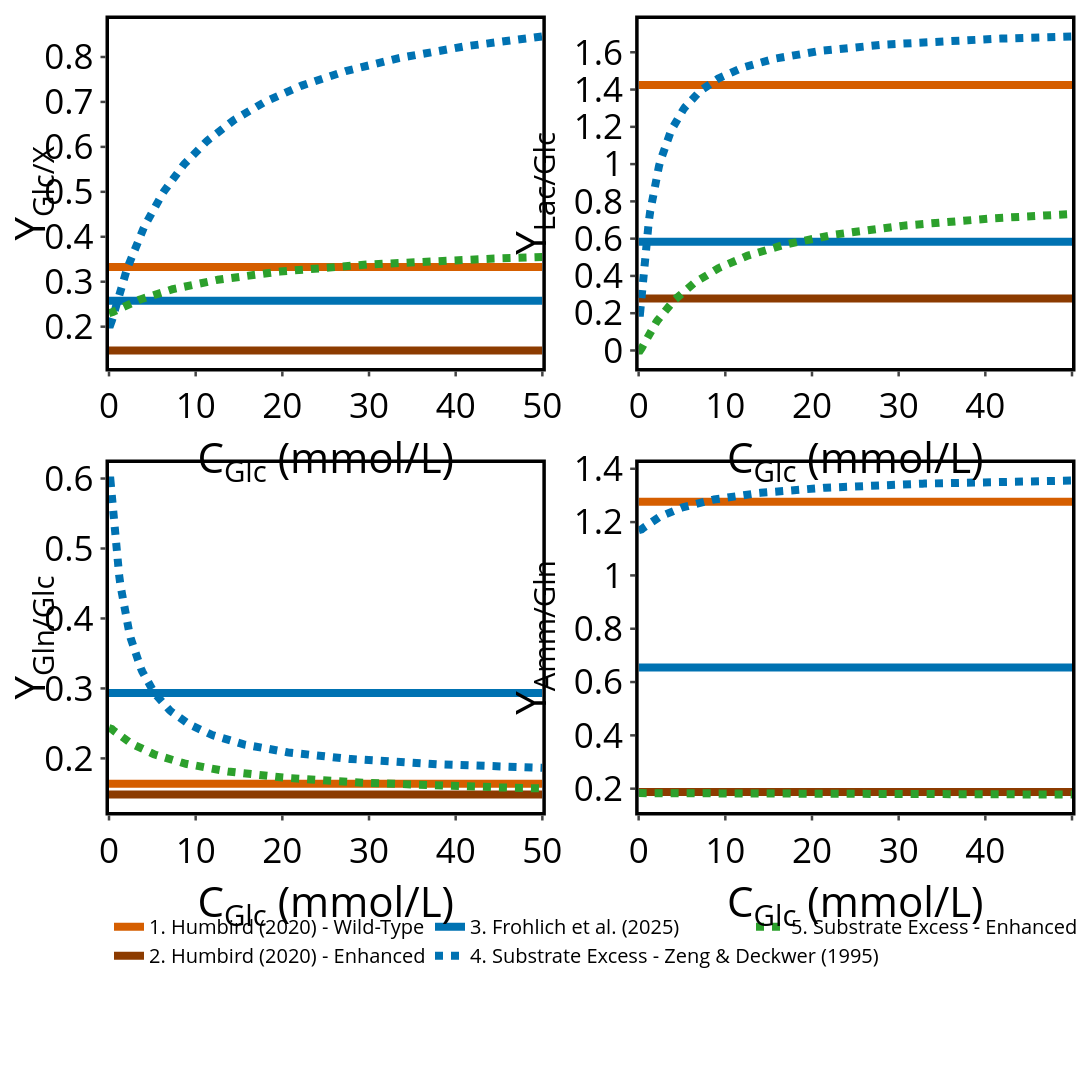

Write notebook code for a chart like this one.
### Markdown cell above
# Publication Figure: Stoichiometric Profile derived from excess kinetics
Figure showing the dependency of stoichiometric yield coefficients as function of the glucose and glutamine concentration.

### Code cell
import sys
from pathlib import Path

import numpy as np
import plotly.graph_objects as go
from plotly.subplots import make_subplots

# Add package source path
repo_root = Path.cwd().parent
src_path = repo_root / "animakinetica" / "src"
if str(src_path) not in sys.path:
    sys.path.insert(0, str(src_path))

from animakinetica.core.parameters import SimulationParameters
from animakinetica.models.kinetics import Kinetics, create_kinetic_model
from animakinetica.models.stoichiometry import StoichiometricModel, StoichiometryMode

# --- Fixed conditions ---
C_Gln_fixed = 1.0  # mmol/L
C_Glc_range = np.linspace(0.0, 50.0, 300)

# --- Parameter sets ---
# GFI stoichiometry
params_gfi = SimulationParameters.load_parameters([
    "base_parameters",
    "stoichiometry/anab_GFI",
    "stoichiometry/cata_GFI",
    "cell_properties/cell_GFI",
])

# Humbird normal stoichiometry
params_humbird_normal = SimulationParameters.load_parameters([
    "base_parameters",
    "stoichiometry/anab_Humbird_cell",
    "stoichiometry/cata_Humbird_wildtype",
    "cell_properties/cell_Humbird",
])

# Humbird enhanced stoichiometry
params_humbird_enhanced = SimulationParameters.load_parameters([
    "base_parameters",
    "stoichiometry/anab_Humbird_cell",
    "stoichiometry/cata_Humbird_enhanced",
    "cell_properties/cell_Humbird",
])

# Excess kinetics (normal)
params_exc_normal = SimulationParameters.load_parameters([
    "base_parameters",
    "excess_kinetics/excess_kinetics_batch",
    "stoichiometry/anab_GFI",
    "cell_properties/cell_GFI",
])

# Excess kinetics (adjusted)
params_exc_adjusted = SimulationParameters.load_parameters([
    "base_parameters",
    "excess_kinetics/excess_kinetics_adjusted",
    "stoichiometry/anab_GFI",
    "cell_properties/cell_GFI",
])

# Use GFI mu_max as reference for plotting condition
mu_max = float(params_gfi.cell_properties.mu_max)
mu_fixed = 0.8 * mu_max

# --- Build stoichiometric models ---
# Constant + Dynamic for each stoichiometric family
stoich_sets = {
    "GFI": params_gfi,
    "Humbird normal": params_humbird_normal,
    "Humbird enhanced": params_humbird_enhanced,
}

constant_yields = {}
dynamic_yields = {}
for set_name, params_local in stoich_sets.items():
    model_const = StoichiometricModel(params_local, mode=StoichiometryMode.CONSTANT)
    model_dyn = StoichiometricModel(params_local, mode=StoichiometryMode.DYNAMIC)
    constant_yields[set_name] = model_const.yields.copy()
    dynamic_yields[set_name] = model_dyn.calculate_yields(mu_fixed).copy()

# Excess-coupled model with normal excess kinetics
model_excess_normal = StoichiometricModel(params_exc_normal, mode=StoichiometryMode.EXCESS_COUPLED)
kin_excess_normal = create_kinetic_model(Kinetics.EXCESS, params_exc_normal, stoichiometric_model=model_excess_normal)

excess_normal_yields_matrix = np.array([
    model_excess_normal.calculate_yields(
        mu_fixed,
        cat_yields=kin_excess_normal.calculate_cat_yields_from_excess(mu_fixed, c_glc, C_Gln_fixed),
    )
    for c_glc in C_Glc_range
])

# Excess-coupled model with adjusted excess kinetics
model_excess_adj = StoichiometricModel(params_exc_adjusted, mode=StoichiometryMode.EXCESS_COUPLED)
kin_excess_adj = create_kinetic_model(Kinetics.EXCESS, params_exc_adjusted, stoichiometric_model=model_excess_adj)

excess_adjusted_yields_matrix = np.array([
    model_excess_adj.calculate_yields(
        mu_fixed,
        cat_yields=kin_excess_adj.calculate_cat_yields_from_excess(mu_fixed, c_glc, C_Gln_fixed),
    )
    for c_glc in C_Glc_range
])

# Yield indices to highlight
yield_panels = [
    ("Y<sub>Glc/X</sub>", 0),
    ("Y<sub>Lac/Glc</sub>", 1),
    ("Y<sub>Gln/Glc</sub>", 2),
    ("Y<sub>Amm/Gln</sub>", 6),
]

# --- Publication figure ---
fig = make_subplots(
    rows=2,
    cols=2,
    horizontal_spacing=0.10,
    vertical_spacing=0.12,
)

# CVD-friendly colors
set_colors = {
    "Humbird normal": "#D55E00",
    "Humbird enhanced": "#8C3B00",
    "GFI": "#0072B2",
    "GFI_dark": "#2ca02c",
}

name_1 = "1. Humbird (2020) - Wild-Type"
name_2 = "2. Humbird (2020) - Enhanced"
name_3 = "3. Frohlich et al. (2025)"
# name_4 = "4. Growth rate dependent"
name_5 = "4. Substrate Excess - Zeng & Deckwer (1995)"
name_6 = "5. Substrate Excess - Enhanced"

constant_trace_names = {
    "Humbird normal": name_1,
    "Humbird enhanced": name_2,
    "GFI": name_3,
}

# Row-wise legend draw order
legend_rank = {
    name_1: 1,
    name_3: 2,
    name_5: 5,
    name_2: 4,
    # name_4: 5,
    name_6: 3,
}

linewidth = 8
axis_line_width = 3.5
tick_width = 2.5

for i, (label, idx) in enumerate(yield_panels):
    row = i // 2 + 1
    col = i % 2 + 1

    # Constant traces for all parameter families (solid)
    for set_name in ["Humbird normal", "Humbird enhanced", "GFI"]:
        color = set_colors[set_name]
        trace_name = constant_trace_names[set_name]

        fig.add_trace(
            go.Scatter(
                x=C_Glc_range,
                y=np.full_like(C_Glc_range, constant_yields[set_name][idx]),
                mode="lines",
                name=trace_name,
                legendrank=legend_rank[trace_name],
                line=dict(color=color, width=linewidth, dash="solid"),
                showlegend=(i == 0),
            ),
            row=row,
            col=col,
        )

    # Dynamic trace only for GFI (dashed) - Campaign 3 excluded
    # fig.add_trace(
    #     go.Scatter(
    #         x=C_Glc_range,
    #         y=np.full_like(C_Glc_range, dynamic_yields["GFI"][idx]),
    #         mode="lines",
    #         name=name_4,
    #         legendrank=legend_rank[name_4],
    #         line=dict(color=set_colors["GFI"], width=linewidth, dash="dash"),
    #         showlegend=(i == 0),
    #     ),
    #     row=row,
    #     col=col,
    # )

    # Excess-coupled with normal excess kinetics (dotted)
    fig.add_trace(
        go.Scatter(
            x=C_Glc_range,
            y=excess_normal_yields_matrix[:, idx],
            mode="lines",
            name=name_5,
            legendrank=legend_rank[name_5],
            line=dict(color=set_colors["GFI"], width=linewidth, dash="dot"),
            showlegend=(i == 0),
        ),
        row=row,
        col=col,
    )

    # Excess-coupled with adjusted excess kinetics (dotted)
    fig.add_trace(
        go.Scatter(
            x=C_Glc_range,
            y=excess_adjusted_yields_matrix[:, idx],
            mode="lines",
            name=name_6,
            legendrank=legend_rank[name_6],
            line=dict(color=set_colors["GFI_dark"], width=linewidth, dash="dot"),
            showlegend=(i == 0),
        ),
        row=row,
        col=col,
    )

    fig.update_xaxes(title_text="C<sub>Glc</sub> (mmol/L)", row=row, col=col)
    fig.update_yaxes(title_text=label, row=row, col=col)

fig.update_xaxes(
    showline=True,
    linewidth=axis_line_width,
    linecolor="black",
    mirror=True,
    ticks="outside",
    tickwidth=tick_width,
)
fig.update_yaxes(
    showline=True,
    linewidth=axis_line_width,
    linecolor="black",
    mirror=True,
    ticks="outside",
    tickwidth=tick_width,
)

fig.update_layout(
    width=1700,
    height=1700,
    template="simple_white",
    font=dict(size=35, color="black"),
    legend=dict(
        title_text="",
        orientation="h",
        yanchor="top",
        y=-0.12,
        xanchor="left",
        x=0.0,
        traceorder="normal",
        entrywidthmode="fraction",
        entrywidth=1 / 3,
        font=dict(size=20),
    ),
    margin=dict(l=100, r=0, t=0, b=280),
)

fig.show()


# Update to transparent background
fig.update_layout(
    paper_bgcolor="rgba(0,0,0,0)",   # whole canvas
    plot_bgcolor="rgba(0,0,0,0)",    # plotting area
    legend=dict(bgcolor="rgba(0,0,0,0)")
)

# -----------------------------------------------------------------------------
# 5) Export for publication/reproducibility
# -----------------------------------------------------------------------------
SAVE_EXPORTS = True

if SAVE_EXPORTS == True:

    out_dir = Path.cwd()
    # csv_path = out_dir / "fedbatch_strategy_comparison_metrics.csv"
    svg_path = out_dir / "Kinetic_Profiles_Glc.svg"
    # png_path = out_dir / "fedbatch_strategy_comparison.png"

    # metrics_df.to_csv(csv_path, index=False)
    # print(f"Saved metrics table: {csv_path}")

    try:
        fig.write_image(str(svg_path))
        # fig.write_image(str(png_path), scale=3)
        print(f"Saved figure: {svg_path}")
        # print(f"Saved figure: {png_path}")
    except Exception as exc:
        print("Image export skipped (install/enable kaleido if needed).")
        print(f"Export error: {exc}")

### Figure 1 — Plotly figure (JSON) as saved in the notebook; plotly's stock layout.template omitted (floating-point values rounded to 4 significant figures; data arrays with more than 128 entries replaced by an {"elided": "..."} marker saying what was removed)
{"data": [{"legendrank": 1, "line": {"color": "#D55E00", "dash": "solid", "width": 8}, "mode": "lines", "name": "1. Humbird (2020) - Wild-Type", "showlegend": true, "type": "scatter", "x": {"elided": "300 float values"}, "xaxis": "x", "y": {"elided": "300 float values"}, "yaxis": "y"}, {"legendrank": 4, "line": {"color": "#8C3B00", "dash": "solid", "width": 8}, "mode": "lines", "name": "2. Humbird (2020) - Enhanced", "showlegend": true, "type": "scatter", "x": {"elided": "300 float values"}, "xaxis": "x", "y": {"elided": "300 float values"}, "yaxis": "y"}, {"legendrank": 2, "line": {"color": "#0072B2", "dash": "solid", "width": 8}, "mode": "lines", "name": "3. Frohlich et al. (2025)", "showlegend": true, "type": "scatter", "x": {"elided": "300 float values"}, "xaxis": "x", "y": {"elided": "300 float values"}, "yaxis": "y"}, {"legendrank": 5, "line": {"color": "#0072B2", "dash": "dot", "width": 8}, "mode": "lines", "name": "4. Substrate Excess - Zeng & Deckwer (1995)", "showlegend": true, "type": "scatter", "x": {"elided": "300 float values"}, "xaxis": "x", "y": {"elided": "300 float values"}, "yaxis": "y"}, {"legendrank": 3, "line": {"color": "#2ca02c", "dash": "dot", "width": 8}, "mode": "lines", "name": "5. Substrate Excess - Enhanced", "showlegend": true, "type": "scatter", "x": {"elided": "300 float values"}, "xaxis": "x", "y": {"elided": "300 float values"}, "yaxis": "y"}, {"legendrank": 1, "line": {"color": "#D55E00", "dash": "solid", "width": 8}, "mode": "lines", "name": "1. Humbird (2020) - Wild-Type", "showlegend": false, "type": "scatter", "x": {"elided": "300 float values"}, "xaxis": "x2", "y": {"elided": "300 float values"}, "yaxis": "y2"}, {"legendrank": 4, "line": {"color": "#8C3B00", "dash": "solid", "width": 8}, "mode": "lines", "name": "2. Humbird (2020) - Enhanced", "showlegend": false, "type": "scatter", "x": {"elided": "300 float values"}, "xaxis": "x2", "y": {"elided": "300 float values"}, "yaxis": "y2"}, {"legendrank": 2, "line": {"color": "#0072B2", "dash": "solid", "width": 8}, "mode": "lines", "name": "3. Frohlich et al. (2025)", "showlegend": false, "type": "scatter", "x": {"elided": "300 float values"}, "xaxis": "x2", "y": {"elided": "300 float values"}, "yaxis": "y2"}, {"legendrank": 5, "line": {"color": "#0072B2", "dash": "dot", "width": 8}, "mode": "lines", "name": "4. Substrate Excess - Zeng & Deckwer (1995)", "showlegend": false, "type": "scatter", "x": {"elided": "300 float values"}, "xaxis": "x2", "y": {"elided": "300 float values"}, "yaxis": "y2"}, {"legendrank": 3, "line": {"color": "#2ca02c", "dash": "dot", "width": 8}, "mode": "lines", "name": "5. Substrate Excess - Enhanced", "showlegend": false, "type": "scatter", "x": {"elided": "300 float values"}, "xaxis": "x2", "y": {"elided": "300 float values"}, "yaxis": "y2"}, {"legendrank": 1, "line": {"color": "#D55E00", "dash": "solid", "width": 8}, "mode": "lines", "name": "1. Humbird (2020) - Wild-Type", "showlegend": false, "type": "scatter", "x": {"elided": "300 float values"}, "xaxis": "x3", "y": {"elided": "300 float values"}, "yaxis": "y3"}, {"legendrank": 4, "line": {"color": "#8C3B00", "dash": "solid", "width": 8}, "mode": "lines", "name": "2. Humbird (2020) - Enhanced", "showlegend": false, "type": "scatter", "x": {"elided": "300 float values"}, "xaxis": "x3", "y": {"elided": "300 float values"}, "yaxis": "y3"}, {"legendrank": 2, "line": {"color": "#0072B2", "dash": "solid", "width": 8}, "mode": "lines", "name": "3. Frohlich et al. (2025)", "showlegend": false, "type": "scatter", "x": {"elided": "300 float values"}, "xaxis": "x3", "y": {"elided": "300 float values"}, "yaxis": "y3"}, {"legendrank": 5, "line": {"color": "#0072B2", "dash": "dot", "width": 8}, "mode": "lines", "name": "4. Substrate Excess - Zeng & Deckwer (1995)", "showlegend": false, "type": "scatter", "x": {"elided": "300 float values"}, "xaxis": "x3", "y": {"elided": "300 float values"}, "yaxis": "y3"}, {"legendrank": 3, "line": {"color": "#2ca02c", "dash": "dot", "width": 8}, "mode": "lines", "name": "5. Substrate Excess - Enhanced", "showlegend": false, "type": "scatter", "x": {"elided": "300 float values"}, "xaxis": "x3", "y": {"elided": "300 float values"}, "yaxis": "y3"}, {"legendrank": 1, "line": {"color": "#D55E00", "dash": "solid", "width": 8}, "mode": "lines", "name": "1. Humbird (2020) - Wild-Type", "showlegend": false, "type": "scatter", "x": {"elided": "300 float values"}, "xaxis": "x4", "y": {"elided": "300 float values"}, "yaxis": "y4"}, {"legendrank": 4, "line": {"color": "#8C3B00", "dash": "solid", "width": 8}, "mode": "lines", "name": "2. Humbird (2020) - Enhanced", "showlegend": false, "type": "scatter", "x": {"elided": "300 float values"}, "xaxis": "x4", "y": {"elided": "300 float values"}, "yaxis": "y4"}, {"legendrank": 2, "line": {"color": "#0072B2", "dash": "solid", "width": 8}, "mode": "lines", "name": "3. Frohlich et al. (2025)", "showlegend": false, "type": "scatter", "x": {"elided": "300 float values"}, "xaxis": "x4", "y": {"elided": "300 float values"}, "yaxis": "y4"}, {"legendrank": 5, "line": {"color": "#0072B2", "dash": "dot", "width": 8}, "mode": "lines", "name": "4. Substrate Excess - Zeng & Deckwer (1995)", "showlegend": false, "type": "scatter", "x": {"elided": "300 float values"}, "xaxis": "x4", "y": {"elided": "300 float values"}, "yaxis": "y4"}, {"legendrank": 3, "line": {"color": "#2ca02c", "dash": "dot", "width": 8}, "mode": "lines", "name": "5. Substrate Excess - Enhanced", "showlegend": false, "type": "scatter", "x": {"elided": "300 float values"}, "xaxis": "x4", "y": {"elided": "300 float values"}, "yaxis": "y4"}], "layout": {"font": {"color": "black", "size": 35}, "height": 1700, "legend": {"entrywidth": 0.3333, "entrywidthmode": "fraction", "font": {"size": 20}, "orientation": "h", "title": {"text": ""}, "traceorder": "normal", "x": 0, "xanchor": "left", "y": -0.12, "yanchor": "top"}, "margin": {"b": 280, "l": 100, "r": 0, "t": 0}, "width": 1700, "xaxis": {"anchor": "y", "domain": [0, 0.45], "linecolor": "black", "linewidth": 3.5, "mirror": true, "showline": true, "ticks": "outside", "tickwidth": 2.5, "title": {"text": "C<sub>Glc</sub> (mmol/L)"}}, "xaxis2": {"anchor": "y2", "domain": [0.55, 1], "linecolor": "black", "linewidth": 3.5, "mirror": true, "showline": true, "ticks": "outside", "tickwidth": 2.5, "title": {"text": "C<sub>Glc</sub> (mmol/L)"}}, "xaxis3": {"anchor": "y3", "domain": [0, 0.45], "linecolor": "black", "linewidth": 3.5, "mirror": true, "showline": true, "ticks": "outside", "tickwidth": 2.5, "title": {"text": "C<sub>Glc</sub> (mmol/L)"}}, "xaxis4": {"anchor": "y4", "domain": [0.55, 1], "linecolor": "black", "linewidth": 3.5, "mirror": true, "showline": true, "ticks": "outside", "tickwidth": 2.5, "title": {"text": "C<sub>Glc</sub> (mmol/L)"}}, "yaxis": {"anchor": "x", "domain": [0.56, 1], "linecolor": "black", "linewidth": 3.5, "mirror": true, "showline": true, "ticks": "outside", "tickwidth": 2.5, "title": {"text": "Y<sub>Glc/X</sub>"}}, "yaxis2": {"anchor": "x2", "domain": [0.56, 1], "linecolor": "black", "linewidth": 3.5, "mirror": true, "showline": true, "ticks": "outside", "tickwidth": 2.5, "title": {"text": "Y<sub>Lac/Glc</sub>"}}, "yaxis3": {"anchor": "x3", "domain": [0, 0.44], "linecolor": "black", "linewidth": 3.5, "mirror": true, "showline": true, "ticks": "outside", "tickwidth": 2.5, "title": {"text": "Y<sub>Gln/Glc</sub>"}}, "yaxis4": {"anchor": "x4", "domain": [0, 0.44], "linecolor": "black", "linewidth": 3.5, "mirror": true, "showline": true, "ticks": "outside", "tickwidth": 2.5, "title": {"text": "Y<sub>Amm/Gln</sub>"}}}}
